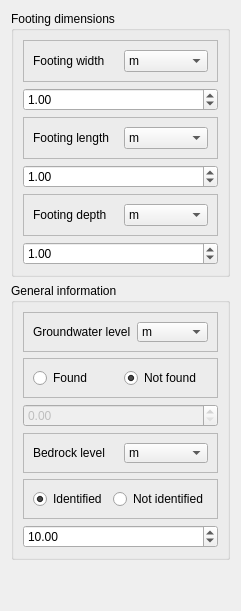
         <widget class="QWidget" name="tab_5">
          <attribute name="title">
           <string>Geometry parameters</string>
          </attribute>
          <layout class="QVBoxLayout" name="verticalLayout_4">
           <item>
            <widget class="QGroupBox" name="groupBox">
             <property name="minimumSize">
              <size>
               <width>150</width>
               <height>0</height>
              </size>
             </property>
             <property name="title">
              <string>Footing dimensions</string>
             </property>
             <layout class="QVBoxLayout" name="verticalLayout_2">
              <item>
               <widget class="QFrame" name="frame_6">
                <property name="minimumSize">
                 <size>
                  <width>0</width>
                  <height>40</height>
                 </size>
                </property>
                <property name="frameShape">
                 <enum>QFrame::Shape::StyledPanel</enum>
                </property>
                <property name="frameShadow">
                 <enum>QFrame::Shadow::Raised</enum>
                </property>
                <layout class="QHBoxLayout" name="horizontalLayout_5">
                 <item>
                  <widget class="QLabel" name="label_3">
                   <property name="text">
                    <string>Footing width</string>
                   </property>
                  </widget>
                 </item>
                 <item>
                  <widget class="QComboBox" name="comboBox_2">
                   <property name="maximumSize">
                    <size>
                     <width>90</width>
                     <height>40</height>
                    </size>
                   </property>
                   <item>
                    <property name="text">
                     <string>m</string>
                    </property>
                   </item>
                   <item>
                    <property name="text">
                     <string>cm</string>
                    </property>
                   </item>
                   <item>
                    <property name="text">
                     <string>ft</string>
                    </property>
                   </item>
                   <item>
                    <property name="text">
                     <string>in</string>
                    </property>
                   </item>
                  </widget>
                 </item>
                </layout>
               </widget>
              </item>
              <item>
               <widget class="QDoubleSpinBox" name="doubleSpinBox">
                <property name="decimals">
                 <number>2</number>
                </property>
                <property name="maximum">
                 <double>1000.000000000000000</double>
                </property>
                <property name="value">
                 <double>1.000000000000000</double>
                </property>
               </widget>
              </item>
              <item>
               <widget class="QFrame" name="frame_7">
                <property name="minimumSize">
                 <size>
                  <width>0</width>
                  <height>40</height>
                 </size>
                </property>
                <property name="frameShape">
                 <enum>QFrame::Shape::StyledPanel</enum>
                </property>
                <property name="frameShadow">
                 <enum>QFrame::Shadow::Raised</enum>
                </property>
                <layout class="QHBoxLayout" name="horizontalLayout_6">
                 <item>
                  <widget class="QLabel" name="label_8">
                   <property name="text">
                    <string>Footing length</string>
                   </property>
                  </widget>
                 </item>
                 <item>
                  <widget class="QComboBox" name="comboBox_3">
                   <property name="maximumSize">
                    <size>
                     <width>90</width>
                     <height>40</height>
                    </size>
                   </property>
                   <item>
                    <property name="text">
                     <string>m</string>
                    </property>
                   </item>
                   <item>
                    <property name="text">
                     <string>cm</string>
                    </property>
                   </item>
                   <item>
                    <property name="text">
                     <string>ft</string>
                    </property>
                   </item>
                   <item>
                    <property name="text">
                     <string>in</string>
                    </property>
                   </item>
                  </widget>
                 </item>
                </layout>
               </widget>
              </item>
              <item>
               <widget class="QDoubleSpinBox" name="doubleSpinBox_6">
                <property name="maximum">
                 <double>1000.000000000000000</double>
                </property>
                <property name="value">
                 <double>1.000000000000000</double>
                </property>
               </widget>
              </item>
              <item>
               <widget class="QFrame" name="frame_8">
                <property name="minimumSize">
                 <size>
                  <width>0</width>
                  <height>40</height>
                 </size>
                </property>
                <property name="frameShape">
                 <enum>QFrame::Shape::StyledPanel</enum>
                </property>
                <property name="frameShadow">
                 <enum>QFrame::Shadow::Raised</enum>
                </property>
                <layout class="QHBoxLayout" name="horizontalLayout_7">
                 <item>
                  <widget class="QLabel" name="label_9">
                   <property name="text">
                    <string>Footing depth</string>
                   </property>
                  </widget>
                 </item>
                 <item>
                  <widget class="QComboBox" name="comboBox_4">
                   <property name="maximumSize">
                    <size>
                     <width>90</width>
                     <height>40</height>
                    </size>
                   </property>
                   <item>
                    <property name="text">
                     <string>m</string>
                    </property>
                   </item>
                   <item>
                    <property name="text">
                     <string>cm</string>
                    </property>
                   </item>
                   <item>
                    <property name="text">
                     <string>ft</string>
                    </property>
                   </item>
                   <item>
                    <property name="text">
                     <string>in</string>
                    </property>
                   </item>
                  </widget>
                 </item>
                </layout>
               </widget>
              </item>
              <item>
               <widget class="QDoubleSpinBox" name="doubleSpinBox_7">
                <property name="value">
                 <double>1.000000000000000</double>
                </property>
               </widget>
              </item>
             </layout>
            </widget>
           </item>
           <item>
            <widget class="QGroupBox" name="groupBox_7">
             <property name="title">
              <string>General information</string>
             </property>
             <layout class="QVBoxLayout" name="verticalLayout_25">
              <item>
               <widget class="QFrame" name="frame_33">
                <property name="maximumSize">
                 <size>
                  <width>16777215</width>
                  <height>40</height>
                 </size>
                </property>
                <property name="frameShape">
                 <enum>QFrame::Shape::StyledPanel</enum>
                </property>
                <property name="frameShadow">
                 <enum>QFrame::Shadow::Raised</enum>
                </property>
                <layout class="QHBoxLayout" name="horizontalLayout_23">
                 <item>
                  <widget class="QLabel" name="label_43">
                   <property name="text">
                    <string>Groundwater level</string>
                   </property>
                  </widget>
                 </item>
                 <item>
                  <widget class="QComboBox" name="comboBox_17">
                   <property name="maximumSize">
                    <size>
                     <width>90</width>
                     <height>40</height>
                    </size>
                   </property>
                   <item>
                    <property name="text">
                     <string>m</string>
                    </property>
                   </item>
                   <item>
                    <property name="text">
                     <string>cm</string>
                    </property>
                   </item>
                   <item>
                    <property name="text">
                     <string>ft</string>
                    </property>
                   </item>
                   <item>
                    <property name="text">
                     <string>in</string>
                    </property>
                   </item>
                  </widget>
                 </item>
                </layout>
               </widget>
              </item>
              <item>
               <widget class="QFrame" name="frame_35">
                <property name="maximumSize">
                 <size>
                  <width>16777215</width>
                  <height>40</height>
                 </size>
                </property>
                <property name="frameShape">
                 <enum>QFrame::Shape::StyledPanel</enum>
                </property>
                <property name="frameShadow">
                 <enum>QFrame::Shadow::Raised</enum>
                </property>
                <layout class="QHBoxLayout" name="horizontalLayout_28">
                 <item>
                  <widget class="QRadioButton" name="radioButton_4">
                   <property name="text">
                    <string>Found</string>
                   </property>
                  </widget>
                 </item>
                 <item>
                  <widget class="QRadioButton" name="radioButton_5">
                   <property name="text">
                    <string>Not found</string>
                   </property>
                   <property name="checked">
                    <bool>true</bool>
                   </property>
                  </widget>
                 </item>
                </layout>
               </widget>
              </item>
              <item>
               <widget class="QDoubleSpinBox" name="doubleSpinBox_14">
                <property name="enabled">
                 <bool>false</bool>
                </property>
               </widget>
              </item>
              <item>
               <widget class="QFrame" name="frame_31">
                <property name="maximumSize">
                 <size>
                  <width>16777215</width>
                  <height>40</height>
                 </size>
                </property>
                <property name="frameShape">
                 <enum>QFrame::Shape::StyledPanel</enum>
                </property>
                <property name="frameShadow">
                 <enum>QFrame::Shadow::Raised</enum>
                </property>
                <layout class="QHBoxLayout" name="horizontalLayout_21">
                 <item>
                  <widget class="QLabel" name="label_41">
                   <property name="text">
                    <string>Bedrock level</string>
                   </property>
                  </widget>
                 </item>
                 <item>
                  <widget class="QComboBox" name="comboBox_16">
                   <property name="maximumSize">
                    <size>
                     <width>90</width>
                     <height>40</height>
                    </size>
                   </property>
                   <item>
                    <property name="text">
                     <string>m</string>
                    </property>
                   </item>
                   <item>
                    <property name="text">
                     <string>cm</string>
                    </property>
                   </item>
                   <item>
                    <property name="text">
                     <string>ft</string>
                    </property>
                   </item>
                   <item>
                    <property name="text">
                     <string>in</string>
                    </property>
                   </item>
                  </widget>
                 </item>
                </layout>
               </widget>
              </item>
              <item>
               <widget class="QFrame" name="frame_34">
                <property name="frameShape">
                 <enum>QFrame::Shape::StyledPanel</enum>
                </property>
                <property name="frameShadow">
                 <enum>QFrame::Shadow::Raised</enum>
                </property>
                <layout class="QHBoxLayout" name="horizontalLayout_24">
                 <item>
                  <widget class="QRadioButton" name="radioButton_6">
                   <property name="text">
                    <string>Identified</string>
                   </property>
                   <property name="checked">
                    <bool>true</bool>
                   </property>
                  </widget>
                 </item>
                 <item>
                  <widget class="QRadioButton" name="radioButton_7">
                   <property name="text">
                    <string>Not identified</string>
                   </property>
                  </widget>
                 </item>
                </layout>
               </widget>
              </item>
              <item>
               <widget class="QDoubleSpinBox" name="doubleSpinBox_13">
                <property name="value">
                 <double>10.000000000000000</double>
                </property>
               </widget>
              </item>
             </layout>
            </widget>
           </item>
           <item>
            <spacer name="verticalSpacer_3">
             <property name="orientation">
              <enum>Qt::Orientation::Vertical</enum>
             </property>
             <property name="sizeHint" stdset="0">
              <size>
               <width>20</width>
               <height>40</height>
              </size>
             </property>
            </spacer>
           </item>
          </layout>
         </widget>
